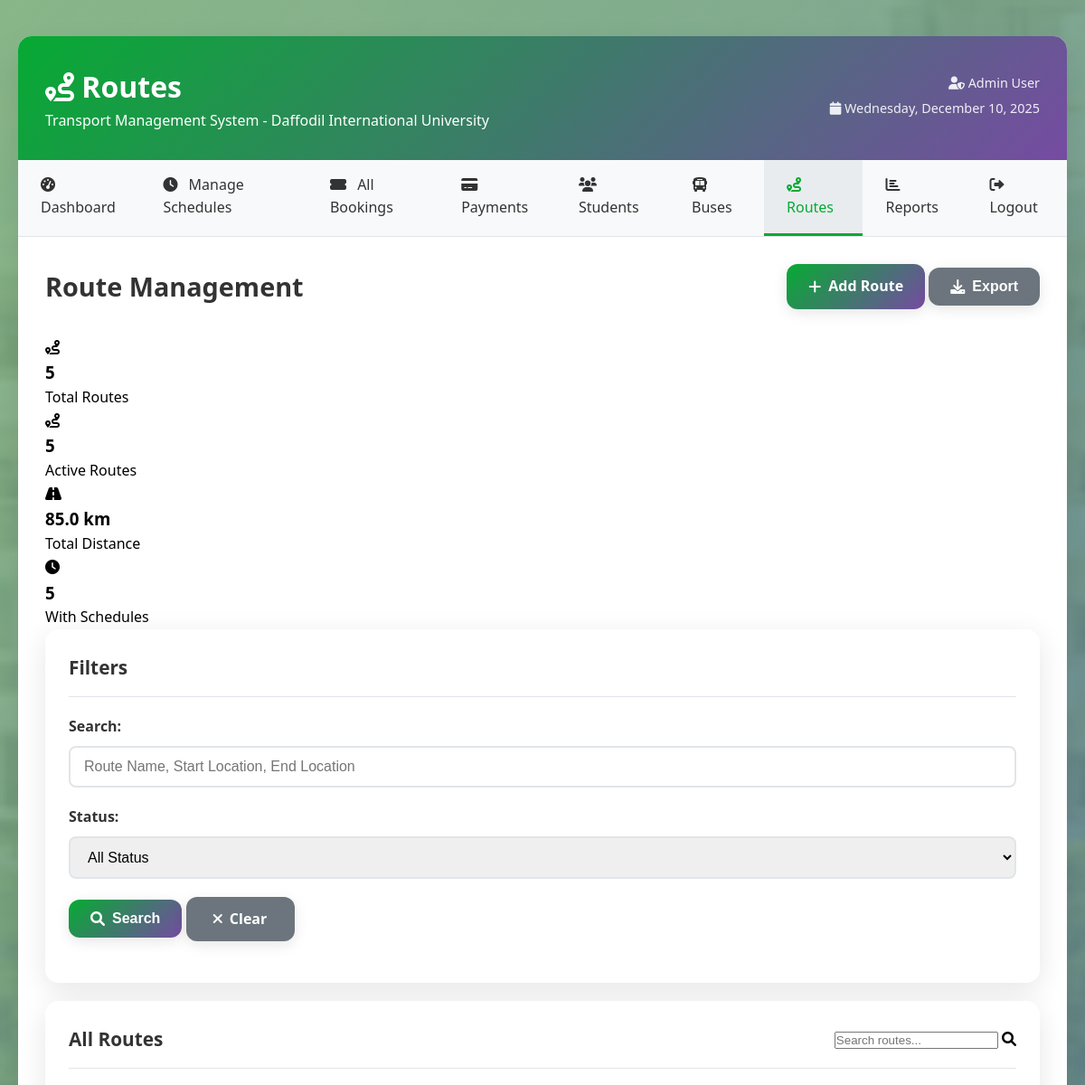
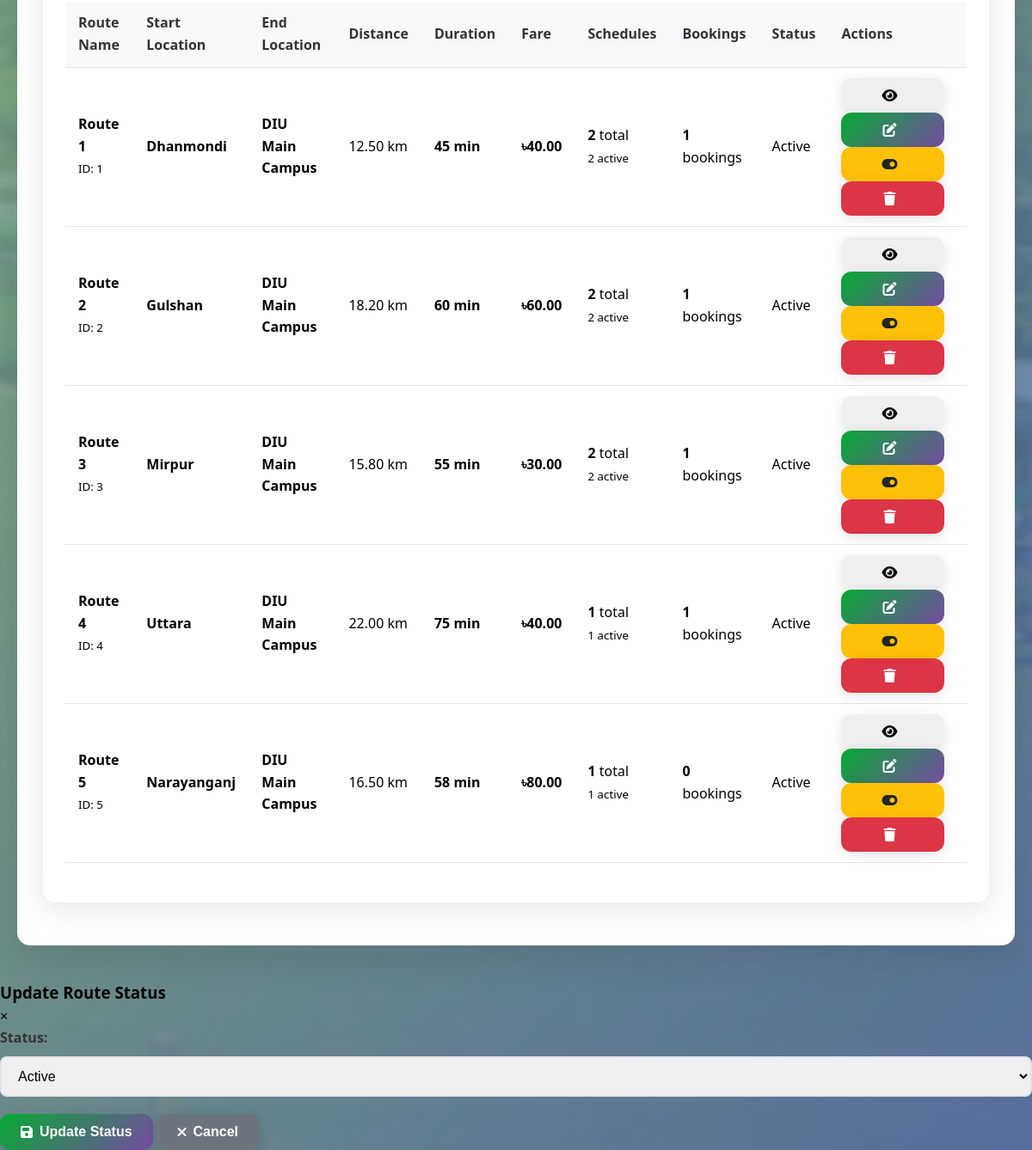
The page /admin/routes.php (signed in) on the database its author committed (2 pictures, top to bottom).
### tables this page shows
CREATE TABLE routes (
    id INT AUTO_INCREMENT PRIMARY KEY,
    route_name VARCHAR(100) NOT NULL,
    start_location VARCHAR(100) NOT NULL,
    end_location VARCHAR(100) NOT NULL,
    distance_km DECIMAL(5,2) NULL,
    estimated_time_minutes INT NULL,
    fare DECIMAL(8,2) NOT NULL,
    status ENUM('active', 'inactive') DEFAULT 'active',
    created_at TIMESTAMP DEFAULT CURRENT_TIMESTAMP
);

### admin/routes.php (the view, shortened to what this page needs)
<?php
require_once '../config/database.php';
$search_filter = isset($_GET['search']) ? $_GET['search'] : '';
$sql = "SELECT r.*,
               COUNT(s.id) as total_schedules,
               COUNT(CASE WHEN s.status = 'active' THEN 1 END) as active_schedules,
               COUNT(DISTINCT bk.id) as total_bookings,
               AVG(r.fare) as avg_fare
        FROM routes r
        LEFT JOIN schedules s ON r.id = s.route_id
        LEFT JOIN bookings bk ON s.id = bk.schedule_id
        WHERE 1=1";
$sql .= " GROUP BY r.id ORDER BY r.route_name";
$routes = null;
if ($stmt = $conn->prepare($sql)) {
    $stmt->execute();
    $routes = $stmt->get_result();
}
$stats = [];
$sql = "SELECT COUNT(*) as total FROM routes";
$result = $conn->query($sql);
$stats['total_routes'] = $result->fetch_assoc()['total'];
$sql = "SELECT COUNT(*) as total FROM routes WHERE status = 'active'";
$result = $conn->query($sql);
$stats['active_routes'] = $result->fetch_assoc()['total'];
$sql = "SELECT SUM(distance_km) as total FROM routes WHERE status = 'active'";
$result = $conn->query($sql);
$stats['total_distance'] = $result->fetch_assoc()['total'] ?? 0;
$sql = "SELECT COUNT(DISTINCT r.id) as total FROM routes r
        JOIN schedules s ON r.id = s.route_id
        WHERE s.status = 'active'";
$result = $conn->query($sql);
$stats['routes_with_schedules'] = $result->fetch_assoc()['total'];
?>
<!DOCTYPE html>
<html lang="en">
<head>
    <link rel="stylesheet" href="../assets/css/style.css">
    <link href="https://cdnjs.cloudflare.com/ajax/libs/font-awesome/6.0.0/css/all.min.css" rel="stylesheet">
</head>
<body>
    <div class="container">
        <div class="dashboard">
            <div class="dashboard-header">
                <div>
                    <h1><i class="fas fa-route"></i> Routes</h1>
                    <p>Transport Management System - Daffodil International University</p>
                </div>
                <div class="user-info">
                    <p><i class="fas fa-user-shield"></i> <?php echo htmlspecialchars($_SESSION['name']); ?></p>
                    <p><i class="fas fa-calendar"></i> <?php echo date('l, F j, Y'); ?></p>
                </div>
            </div>
            <nav class="nav-menu">
                <ul>
                    <li><a href="dashboard.php"><i class="fas fa-tachometer-alt"></i> Dashboard</a></li>
                    <li><a href="schedules.php"><i class="fas fa-clock"></i> Manage Schedules</a></li>
                    <li><a href="bookings.php"><i class="fas fa-ticket-alt"></i> All Bookings</a></li>
                    <li><a href="payments.php"><i class="fas fa-credit-card"></i> Payments</a></li>
                    <li><a href="students.php"><i class="fas fa-users"></i> Students</a></li>
                    <li><a href="buses.php"><i class="fas fa-bus"></i> Buses</a></li>
                    <li><a href="routes.php" class="active"><i class="fas fa-route"></i> Routes</a></li>
                    <li><a href="reports.php"><i class="fas fa-chart-bar"></i> Reports</a></li>
                    <li><a href="../logout.php"><i class="fas fa-sign-out-alt"></i> Logout</a></li>
                </ul>
            </nav>
            <div class="content">
                <div class="content-header">
                    <h2>Route Management</h2>
                    <div class="header-actions">
                        <a href="add_route.php" class="btn btn-primary">
                            <i class="fas fa-plus"></i> Add Route
                        </a>
                        <button onclick="exportRoutes()" class="btn btn-secondary">
                            <i class="fas fa-download"></i> Export
                        </button>
                    </div>
                </div>
                <div class="stats-grid">
                    <div class="stat-card">
                        <div class="stat-icon">
                            <i class="fas fa-route"></i>
                        </div>
                        <div class="stat-content">
                            <h3><?php echo $stats['total_routes']; ?></h3>
                            <p>Total Routes</p>
                        </div>
                    </div>
                    <div class="stat-card">
                        <div class="stat-icon">
                            <i class="fas fa-route"></i>
                        </div>
                        <div class="stat-content">
                            <h3><?php echo $stats['active_routes']; ?></h3>
                            <p>Active Routes</p>
                        </div>
                    </div>
                    <div class="stat-card">
                        <div class="stat-icon">
                            <i class="fas fa-road"></i>
                        </div>
                        <div class="stat-content">
                            <h3><?php echo number_format($stats['total_distance'], 1); ?> km</h3>
                            <p>Total Distance</p>
                        </div>
                    </div>
                    <div class="stat-card">
                        <div class="stat-icon">
                            <i class="fas fa-clock"></i>
                        </div>
                        <div class="stat-content">
                            <h3><?php echo $stats['routes_with_schedules']; ?></h3>
                            <p>With Schedules</p>
                        </div>
                    </div>
                </div>
                <div class="card">
                    <div class="card-header">
                        <h3>Filters</h3>
                    </div>
                    <div class="card-body">
                        <form method="GET" class="form-inline">
                            <div class="form-group">
                                <label for="search">Search:</label>
                                <input type="text" name="search" id="search" value="<?php echo htmlspecialchars($search_filter); ?>" placeholder="Route Name, Start Location, End Location">
                            </div>
                            <div class="form-group">
                                <label for="status">Status:</label>
                                <select name="status" id="status">
                                    <option value="">All Status</option>
                                </select>
                            </div>
                            <div class="form-group">
                                <button type="submit" class="btn btn-primary">
                                    <i class="fas fa-search"></i> Search
                                </button>
                                <a href="routes.php" class="btn btn-secondary">
                                    <i class="fas fa-times"></i> Clear
                                </a>
                            </div>
                        </form>
                    </div>
                </div>
                <div class="card">
                    <div class="card-header">
                        <h3>All Routes</h3>
                        <div class="search-box">
                            <input type="text" id="routeSearch" placeholder="Search routes...">
                            <i class="fas fa-search"></i>
                        </div>
                    </div>
                    <div class="card-body">
                        <div class="table-responsive">
                            <table class="table">
                                <thead>
                                    <tr>
                                        <th>Route Name</th>
                                        <th>Start Location</th>
                                        <th>End Location</th>
                                        <th>Distance</th>
                                        <th>Duration</th>
                                        <th>Fare</th>
                                        <th>Schedules</th>
                                        <th>Bookings</th>
                                        <th>Status</th>
                                        <th>Actions</th>
                                    </tr>
                                </thead>
                                <tbody>
                                    <?php if ($routes && $routes->num_rows > 0): ?>
                                        <?php while ($route = $routes->fetch_assoc()): ?>
                                            <tr>
                                                <td>
                                                    <strong><?php echo htmlspecialchars($route['route_name']); ?></strong><br>
                                                    <small>ID: <?php echo $route['id']; ?></small>
                                                </td>
                                                <td>
                                                    <strong><?php echo htmlspecialchars($route['start_location']); ?></strong>
                                                </td>
                                                <td>
                                                    <strong><?php echo htmlspecialchars($route['end_location']); ?></strong>
                                                </td>
                                                <td>
                                                    <span class="badge badge-info"><?php echo $route['distance_km']; ?> km</span>
                                                </td>
                                                <td>
                                                    <strong><?php echo $route['estimated_time_minutes']; ?> min</strong>
                                                </td>
                                                <td>
                                                    <strong>৳<?php echo number_format($route['fare'], 2); ?></strong>
                                                </td>
                                                <td>
                                                    <strong><?php echo $route['total_schedules']; ?></strong> total<br>
                                                    <small><?php echo $route['active_schedules']; ?> active</small>
                                                </td>
                                                <td>
                                                    <strong><?php echo $route['total_bookings']; ?></strong> bookings
                                                </td>
                                                <td>
                                                    <span class="badge badge-<?php echo $route['status'] === 'active' ? 'success' : ($route['status'] === 'inactive' ? 'warning' : 'danger'); ?>">
                                                        <?php echo ucfirst($route['status']); ?>
                                                    </span>
                                                </td>
                                                <td>
                                                    <div class="action-buttons">
                                                        <button onclick="viewRoute(<?php echo $route['id']; ?>)" class="btn btn-sm btn-info" title="View Details">
                                                            <i class="fas fa-eye"></i>
                                                        </button>
                                                        <a href="edit_route.php?id=<?php echo $route['id']; ?>" class="btn btn-sm btn-primary" title="Edit">
                                                            <i class="fas fa-edit"></i>
                                                        </a>
                                                        <button onclick="editRouteStatus(<?php echo $route['id']; ?>, '<?php echo $route['status']; ?>')" class="btn btn-sm btn-warning" title="Change Status">
                                                            <i class="fas fa-toggle-on"></i>
                                                        </button>
                                                        <form method="POST" style="display: inline;" onsubmit="return confirm('Are you sure you want to delete this route? This will also delete all related schedules.');">
                                                            <button type="submit" name="delete_route" class="btn btn-sm btn-danger" title="Delete">
                                                                <i class="fas fa-trash"></i>
                                                            </button>
                                                        </form>
                                                    </div>
                                                </td>
                                            </tr>
                                        <?php endwhile; ?>
                                    <?php else: ?>
                                        <tr>
                                            <td colspan="10" class="text-center">No routes found.</td>
                                        </tr>
                                    <?php endif; ?>
                                </tbody>
                            </table>
                        </div>
                    </div>
                </div>
            </div>
        </div>
    </div>
    <div id="routeModal" class="modal">
        <div class="modal-content">
            <div class="modal-header">
                <h3>Update Route Status</h3>
                <span class="close">&times;</span>
            </div>
            <div class="modal-body">
                <form method="POST" id="routeForm">
                    <div class="form-group">
                        <label for="new_route_status">Status:</label>
                        <select name="new_route_status" id="new_route_status" required>
                            <option value="active">Active</option>
                        </select>
                    </div>
                    <div class="form-actions">
                        <button type="submit" name="update_route_status" class="btn btn-primary">
                            <i class="fas fa-save"></i> Update Status
                        </button>
                        <button type="button" class="btn btn-secondary" onclick="closeRouteModal()">
                            <i class="fas fa-times"></i> Cancel
                        </button>
                    </div>
                </form>
            </div>
        </div>
    </div>
</body>
</html>

### rows shown on the page
routes: route_name "Route 1", id "1", start_location "Dhanmondi", end_location "DIU Main Campus", distance_km "12.50", estimated_time_minutes "45", fare "40.00", total_schedules "2", active_schedules "2", total_bookings "1", status "Active"
routes: route_name "Route 2", id "2", start_location "Gulshan", end_location "DIU Main Campus", distance_km "18.20", estimated_time_minutes "60", fare "60.00", total_schedules "2", active_schedules "2", total_bookings "1", status "Active"
routes: route_name "Route 3", id "3", start_location "Mirpur", end_location "DIU Main Campus", distance_km "15.80", estimated_time_minutes "55", fare "30.00", total_schedules "2", active_schedules "2", total_bookings "1", status "Active"
routes: route_name "Route 4", id "4", start_location "Uttara", end_location "DIU Main Campus", distance_km "22.00", estimated_time_minutes "75", fare "40.00", total_schedules "1", active_schedules "1", total_bookings "1", status "Active"
routes: route_name "Route 5", id "5", start_location "Narayanganj", end_location "DIU Main Campus", distance_km "16.50", estimated_time_minutes "58", fare "80.00", total_schedules "1", active_schedules "1", total_bookings "0", status "Active"

### other values the page prints
$_SESSION['name'] "Admin User"
$stats['total_routes'] "5"
$stats['active_routes'] "5"
$stats['total_distance'] "85.0"
$stats['routes_with_schedules'] "5"
